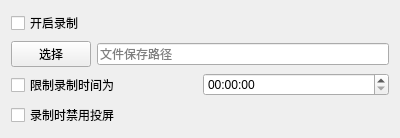
          <widget class="CardWidget" name="CardWidget_3">
           <property name="enabled">
            <bool>true</bool>
           </property>
           <property name="minimumSize">
            <size>
             <width>400</width>
             <height>0</height>
            </size>
           </property>
           <property name="maximumSize">
            <size>
             <width>400</width>
             <height>16777215</height>
            </size>
           </property>
           <layout class="QVBoxLayout" name="verticalLayout_3">
            <item>
             <widget class="CheckBox" name="enable_record">
              <property name="sizePolicy">
               <sizepolicy hsizetype="Minimum" vsizetype="Fixed">
                <horstretch>0</horstretch>
                <verstretch>0</verstretch>
               </sizepolicy>
              </property>
              <property name="sizeIncrement">
               <size>
                <width>0</width>
                <height>0</height>
               </size>
              </property>
              <property name="acceptDrops">
               <bool>false</bool>
              </property>
              <property name="toolTip">
               <string>--record</string>
              </property>
              <property name="layoutDirection">
               <enum>Qt::LeftToRight</enum>
              </property>
              <property name="text">
               <string>开启录制</string>
              </property>
             </widget>
            </item>
            <item>
             <layout class="QHBoxLayout" name="horizontalLayout">
              <item>
               <widget class="PushButton" name="choice_record_output_path">
                <property name="text">
                 <string>选择</string>
                </property>
               </widget>
              </item>
              <item>
               <widget class="LineEdit" name="record_output_path">
                <property name="placeholderText">
                 <string>文件保存路径</string>
                </property>
               </widget>
              </item>
             </layout>
            </item>
            <item>
             <layout class="QHBoxLayout" name="horizontalLayout_2">
              <item>
               <widget class="CheckBox" name="record_time_limit">
                <property name="toolTip">
                 <string>--time-limit</string>
                </property>
                <property name="text">
                 <string>限制录制时间为</string>
                </property>
               </widget>
              </item>
              <item>
               <widget class="QTimeEdit" name="record_limit_edit">
                <property name="toolTip">
                 <string>--time-limit</string>
                </property>
                <property name="displayFormat">
                 <string>HH:mm:ss</string>
                </property>
               </widget>
              </item>
             </layout>
            </item>
            <item>
             <widget class="CheckBox" name="no_playback">
              <property name="toolTip">
               <string>--no-playback</string>
              </property>
              <property name="text">
               <string>录制时禁用投屏</string>
              </property>
             </widget>
            </item>
           </layout>
          </widget>
